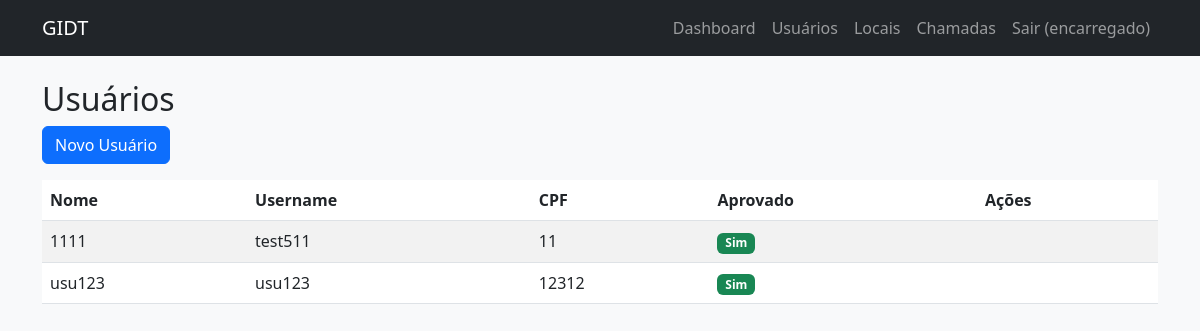
The app's page /encarregado/usuarios/ (signed in), older data.
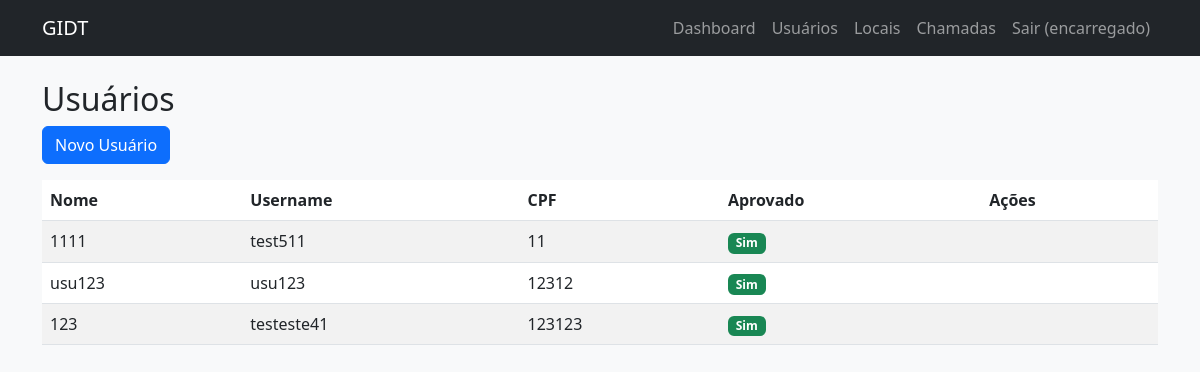
The same page, newer data.
### gestao/models.py (models this page shows, shortened)
class User(AbstractUser):
    ROLE_CHOICES = (
        ('gestor', 'Gestor'),
        ('gerente', 'Gerente'),
        ('encarregado', 'Encarregado'),
        ('usuario', 'Usuário'),
        ('administrador', 'Administrador'),
    )
    role = models.CharField(max_length=20, choices=ROLE_CHOICES, default='usuario')
    cpf = models.CharField(max_length=14, unique=True, null=True, blank=True)
    telefone = models.CharField(max_length=20, blank=True)
    endereco = models.TextField(blank=True)
    aprovado = models.BooleanField(default=False)
    aprovado_por = models.ForeignKey('self', on_delete=models.SET_NULL, null=True, blank=True, related_name='aprovados')
    aprovado_em = models.DateTimeField(null=True, blank=True)
    pix = models.CharField(max_length=50, blank=True)
    setor = models.CharField(max_length=100, blank=True, null=True, help_text="Nome ou código do setor")
    filial = models.CharField(max_length=100, blank=True, null=True, help_text="Nome ou código da filial")

### gestao/views/Vencarregado.py (the view)
# urls.py: path('encarregado/usuarios/', usuario_list, name='usuario_list'),
@login_required
@role_required('encarregado', 'gestor')
def usuario_list(request):
    usuarios = User.objects.filter(role='usuario',
                                   setor=request.user.setor,
                                   filial=request.user.filial)
    return render(request, 'encarregado/usuario_list.html', {'usuarios': usuarios})

### templates/encarregado/usuario_list.html (shortened to what this page needs)
{% extends "base.html" %}
{% block content %}
<h2>Usuários</h2>
<a href="{% url 'usuario_create' %}" class="btn btn-primary mb-3">Novo Usuário</a>
<table class="table table-striped">
    <thead>
        <tr>
            <th>Nome</th>
            <th>Username</th>
            <th>CPF</th>
            <th>Aprovado</th>
            <th>Ações</th>
        </tr>
    </thead>
    <tbody>
        {% for usuario in usuarios %}
        <tr>
            <td>{{ usuario.first_name }}</td>
            <td>{{ usuario.username }}</td>
            <td>{{ usuario.cpf }}</td>
            <td>
                {% if usuario.aprovado %}
                    <span class="badge bg-success">Sim</span>
                {% else %}
                    <span class="badge bg-warning">Não</span>
                {% endif %}
            </td>
            <td>
            </td>
        </tr>
        {% endfor %}
    </tbody>
</table>
{% endblock %}

### templates/base.html (shortened to what this page needs)
<!DOCTYPE html>
<html lang="pt-br">
<head>
    <link href="https://cdn.jsdelivr.net/npm/bootstrap@5.3.0/dist/css/bootstrap.min.css" rel="stylesheet">
    <link rel="stylesheet" href="/static/css/style.css">
</head>
<body>
    <nav class="navbar navbar-expand-lg navbar-dark bg-dark">
        <div class="container">
            <a class="navbar-brand" href="{% url 'index' %}">GIDT</a>
            <div class="collapse navbar-collapse" id="navbarNav">
                <ul class="navbar-nav ms-auto">
                    {% if user.is_authenticated %}
                        <li class="nav-item">
                            <a class="nav-link" href="{% url 'dashboard' %}">Dashboard</a>
                        </li>
                        {% if user.role == 'encarregado' %}
                            <li class="nav-item"><a class="nav-link" href="{% url 'usuario_list' %}">Usuários</a></li>
                            <li class="nav-item"><a class="nav-link" href="{% url 'local_list' %}">Locais</a></li>
                            <li class="nav-item"><a class="nav-link" href="{% url 'chamada_list' %}">Chamadas</a></li>
                        {% endif %}
                        <li class="nav-item">
                            <a class="nav-link" href="{% url 'logout' %}">Sair ({{ user.first_name|default:user.username }})</a>
                        </li>
                    {% else %}
                        <li class="nav-item"><a class="nav-link" href="{% url 'login' %}">Login</a></li>
                    {% endif %}
                </ul>
            </div>
        </div>
    </nav>
    <main class="container mt-4">
        {% block content %}{% endblock %}
    </main>
</body>
</html>

### static/css/style.css (style rules this page uses)
body { background-color: #f8f9fa; }
.navbar { margin-bottom: 20px; }

Row changes from the older to the newer data that the page shows:
added User: first_name "123", username "testeste41", cpf "123123", aprovado "Sim"
